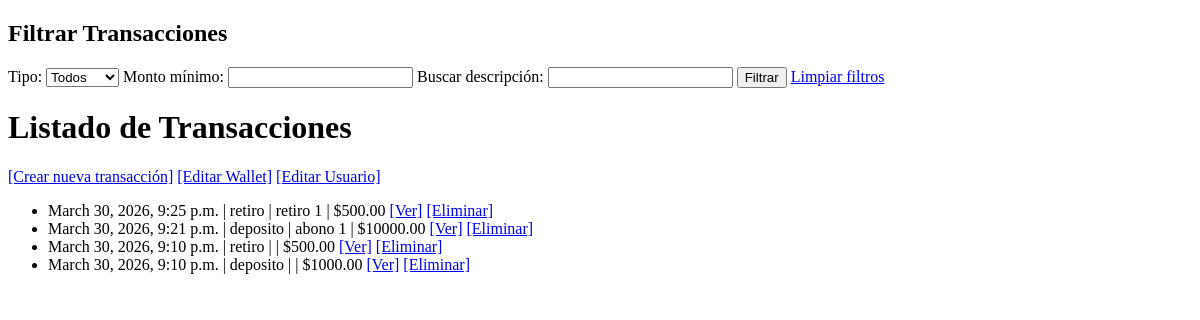
The page /transactions/ on the database as committed earlier.
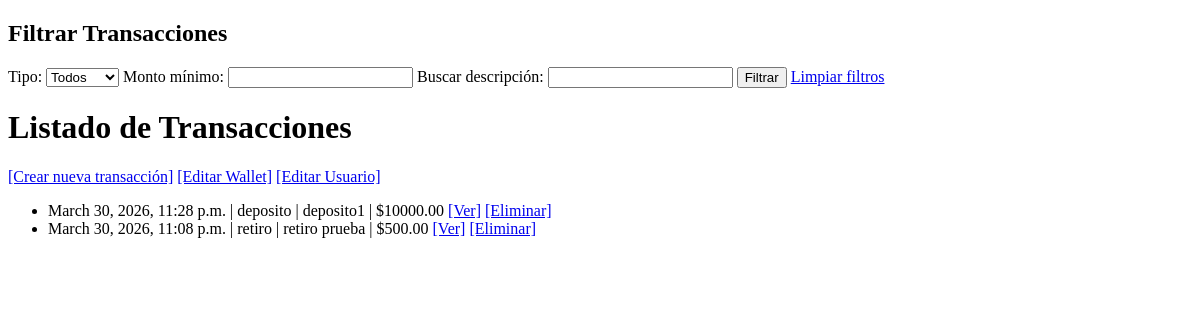
The same page on the database as committed later.
### wallet/models.py (models this page shows, shortened)
class Transaction(models.Model):
    wallet = models.ForeignKey(Wallet, on_delete=models.CASCADE, related_name='transactions')
    transaction_type = models.ForeignKey(TransactionType, on_delete=models.PROTECT)
    amount = models.DecimalField(max_digits=12, decimal_places=2)
    description = models.TextField(blank=True)
    timestamp = models.DateTimeField(auto_now_add=True)

class TransactionType(models.Model):
    name = models.CharField(max_length=50, unique=True)
    description = models.TextField(blank=True)

### wallet/views.py (the view)
# urls.py: path('transactions/', views.transaction_list, name='transaction_list'),
def transaction_list(request):
    transactions = Transaction.objects.select_related(
        'wallet',
        'wallet__user',
        'transaction_type'
    ).all().order_by('-timestamp')
    transaction_type_id = request.GET.get('type')
    min_amount = request.GET.get('min_amount')
    search = request.GET.get('search')
    if transaction_type_id:
        transactions = transactions.filter(transaction_type_id=transaction_type_id)
    if min_amount:
        transactions = transactions.filter(amount__gte=min_amount)
    if search:
        transactions = transactions.filter(
            Q(description__icontains=search)
        )
    wallet = Wallet.objects.first()
    user = wallet.user if wallet else None
    transaction_types = TransactionType.objects.all()
    return render(request, 'wallet/transaction_list.html', {
        'transactions': transactions,
        'wallet': wallet,
        'user': user,
        'transaction_types': transaction_types
    })

### wallet/templates/wallet/transaction_list.html (shortened to what this page needs)
<!DOCTYPE html>
<html>
<head>
</head>
<body>
    <h2>Filtrar Transacciones</h2>
    <form method="get">
        <label>Tipo:</label>
        <select name="type">
            <option value="">Todos</option>
        </select>
        <label>Monto mínimo:</label>
        <input type="number" name="min_amount" value="{{ request.GET.min_amount }}">
        <label>Buscar descripción:</label>
        <input type="text" name="search" value="{{ request.GET.search }}">
        <button type="submit">Filtrar</button>
        <a href="{% url 'transaction_list' %}">Limpiar filtros</a>
    </form>
    <h1>Listado de Transacciones</h1>
    <a href="{% url 'transaction_create' %}">[Crear nueva transacción]</a>
    {% if wallet %}
    <a href="{% url 'wallet_update' wallet.id %}">[Editar Wallet]</a>
    {% endif %}
    {% if user %}
    <a href="{% url 'user_update' user.id %}">[Editar Usuario]</a>
    {% endif %}
    <ul>
        {% for tx in transactions %}
        <li>
            {{ tx.timestamp }} |
            {{ tx.transaction_type.name }} |
            {{ tx.description }} |
            ${{ tx.amount }}
            <a href="{% url 'transaction_detail' tx.id %}">[Ver]</a>
            <a href="{% url 'transaction_delete' tx.id %}">[Eliminar]</a>
        </li>
        {% empty %}
        <li>No hay transacciones</li>
        {% endfor %}
    </ul>
</body>
</html>

Rows that differ between the two databases and show on the page:
removed Transaction: timestamp "March 30, 2026, 9:25 p.m.", transaction_type.name "retiro", description "retiro 1", amount "500.00"
removed Transaction: timestamp "March 30, 2026, 9:21 p.m.", transaction_type.name "deposito", description "abono 1", amount "10000.00"
removed Transaction: timestamp "March 30, 2026, 9:10 p.m.", transaction_type.name "retiro", amount "500.00"
removed Transaction: timestamp "March 30, 2026, 9:10 p.m.", transaction_type.name "deposito", amount "1000.00"
added Transaction: timestamp "March 30, 2026, 11:28 p.m.", transaction_type.name "deposito", description "deposito1", amount "10000.00"
added Transaction: timestamp "March 30, 2026, 11:08 p.m.", transaction_type.name "retiro", description "retiro prueba", amount "500.00"
